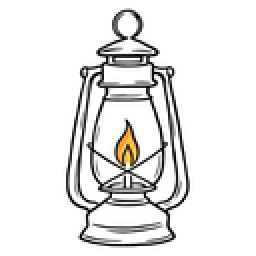
#> input picture src/assets/brand/lantern.png, 128 x 128 px, given in place of lanternflame.png, which was not available (shown 2 times larger)
$ python build-brand.py
#> lines starting #> are read from the running program, lines starting #| are printed output that depends on the picture; pictures that were not available may be replaced by others from this repository, and a replacement may not be noted
"""
Builds the Lantrn brand assets from the source artwork.

    python scripts/build-brand.py

The source is black line art with an amber flame on transparency. Two problems
have to be solved before it can be a logo:

  1. It is mostly empty space, so it reads tiny in a fixed-size slot.
  2. Black linework disappears on the dark theme.

So this crops to the artwork, then produces a dark-theme variant that lightens
the *linework only* — the flame keeps its colour, because the flame is the
brand. A blanket CSS invert would have turned the amber blue.
"""
import os
from PIL import Image

SRC = r'C:\Users\SeanDaniel\Pictures\Lantrn\lanternflame.png'
OUT = os.path.join('public', 'brand')
os.makedirs(OUT, exist_ok=True)

img = Image.open(SRC).convert('RGBA')
#> img is the input picture: PIL image 128x128 RGBA; mean R, G, B, A 1.9, 1.3, 0.5, 23.8

# --- 1. Crop to the artwork ------------------------------------------------
# The source is padded with transparency and/or white. Treat both as empty.
px = img.load()
w, h = img.size
#> w = 128; h = 128
minx, miny, maxx, maxy = w, h, -1, -1
#> minx = 128; miny = 128; maxx = -1; maxy = -1
for y in range(h):
    for x in range(w):
        r, g, b, a = px[x, y]
        # Anything visible and not near-white counts as ink.
        if a > 24 and not (r > 244 and g > 244 and b > 244):
            if x < minx: minx = x
            if x > maxx: maxx = x
            if y < miny: miny = y
            if y > maxy: maxy = y
#> after the loop, maxx = 94; maxy = 123; minx = 33; miny = 4

pad = int(max(maxx - minx, maxy - miny) * 0.04)
#> pad = 4
box = (max(0, minx - pad), max(0, miny - pad), min(w, maxx + pad + 1), min(h, maxy + pad + 1))
#> box = (29, 0, 99, 128)
art = img.crop(box)
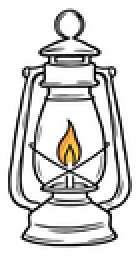
#> art: PIL image 70x128 RGBA (shown 2 times larger); mean R, G, B, A 3.5, 2.3, 0.9, 43.6; transparent parts drawn white
print('cropped %dx%d -> %dx%d' % (w, h, art.width, art.height))
#| cropped 128x128 -> 70x128

# --- 2. Square it, so every slot can be a square ---------------------------
side = max(art.width, art.height)
#> side = 128
square = Image.new('RGBA', (side, side), (0, 0, 0, 0))
#> square: PIL image 128x128 RGBA; every value is 0
square.paste(art, ((side - art.width) // 2, (side - art.height) // 2), art)
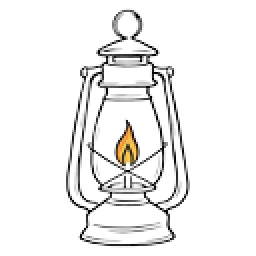
#> square: PIL image 128x128 RGBA (shown 2 times larger); mean R, G, B, A 1.7, 1.1, 0.4, 16.8; transparent parts drawn white

# --- 3. Dark-theme variant -------------------------------------------------
# Lighten only the near-neutral pixels. Saturated pixels are the flame and are
# left exactly as they are.
def for_dark(src, ink=(241, 238, 232)):
#> called with ink = (241, 238, 232)
    out = src.copy()
    p = out.load()
    for y in range(out.height):
        for x in range(out.width):
            r, g, b, a = p[x, y]
            if a == 0:
                continue
            # Absolute colourfulness, not a ratio. Relative saturation is
            # meaningless near black: (2,1,0) computes as fully saturated and
            # every line in the drawing gets mistaken for the flame.
            mx, mn = max(r, g, b), min(r, g, b)
            is_coloured = (mx - mn) >= 30 and mx >= 60
            if not is_coloured:                      # neutral: linework
                lum = (r + g + b) / 3
                t = 1 - (lum / 255)                  # darker source -> lighter ink
                p[x, y] = (
                    int(ink[0] * t + r * (1 - t)),
                    int(ink[1] * t + g * (1 - t)),
                    int(ink[2] * t + b * (1 - t)),
                    a,
                )
    return out

def fill_transparent_rgb(src, rgb):
    """
    Transparent pixels still carry RGB, and a resample blends across the alpha
    edge. With transparent RGB left at black, the pale linework gets dragged
    back to dark on every downscale. Flooding the invisible pixels with the ink
    colour keeps the edges clean.
    """
#> called with rgb = (241, 238, 232)
    out = src.copy()
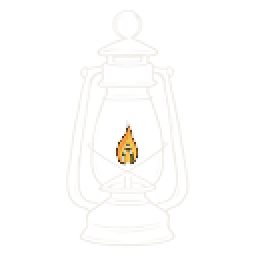
#> out: PIL image 128x128 RGBA (shown 2 times larger); mean R, G, B, A 39.9, 39, 37.4, 16.8; transparent parts drawn white
    p = out.load()
    for y in range(out.height):
        for x in range(out.width):
            r, g, b, a = p[x, y]
            if a == 0:
                p[x, y] = (rgb[0], rgb[1], rgb[2], 0)
    return out


INK_DARK = (241, 238, 232)
dark = fill_transparent_rgb(for_dark(square), INK_DARK)
square = fill_transparent_rgb(square, (23, 21, 15))

# --- 4. Write every size the interface actually asks for -------------------
SRC_OUT = os.path.join('src', 'assets', 'brand')
os.makedirs(SRC_OUT, exist_ok=True)

# Component art is imported rather than served from /public, so that the
# single-file standalone build inlines it instead of requesting a file that
# will not be there. The largest on-screen use is 44px, so 128 is ample and
# keeps the inlined payload small.
targets = [
    (SRC_OUT, 'lantern.png', square, 128),
    (SRC_OUT, 'lantern-dark.png', dark, 128),
    # Favicons and manifest icons are fetched by URL, so these stay in /public.
    (OUT, 'favicon-32.png', square, 32),
    (OUT, 'favicon-32-dark.png', dark, 32),
    (OUT, 'apple-touch-icon.png', square, 180),
    (OUT, 'icon-192.png', square, 192),
    (OUT, 'icon-512.png', square, 512),
]

for folder, name, source, size in targets:
    resized = source.resize((size, size), Image.LANCZOS)
    path = os.path.join(folder, name)
    resized.save(path, 'PNG', optimize=True)
    print('%-34s %4dpx  %6d bytes' % (path, size, os.path.getsize(path)))
#> this loop made 7 passes
#> (folder, name, size) on passes 1 to 7: ('src/assets/brand', 'lantern.png', 128), ('src/assets/brand', 'lantern-dark.png', 128), ('public/brand', 'favicon-32.png', 32), ('public/brand', 'favicon-32-dark.png', 32), ('public/brand', 'apple-touch-icon.png', 180), ('public/brand', 'icon-192.png', 192), ('public/brand', 'icon-512.png', 512)
#| src/assets/brand/lantern.png        128px    7987 bytes
#| src/assets/brand/lantern-dark.png   128px    7232 bytes
#| public/brand/favicon-32.png          32px     981 bytes
#| public/brand/favicon-32-dark.png     32px    1542 bytes
#| public/brand/apple-touch-icon.png   180px   15230 bytes
#| public/brand/icon-192.png           192px   17166 bytes
#| public/brand/icon-512.png           512px   78855 bytes
#> pass 3, `resized = source.resize((size, size), Image.LANCZOS)`:
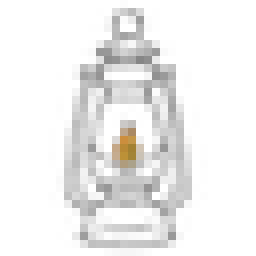
#> resized: PIL image 32x32 RGBA (shown 8 times larger); mean R, G, B, A 2.9, 2.1, 0.9, 17.6; transparent parts drawn white
#> after the loop:
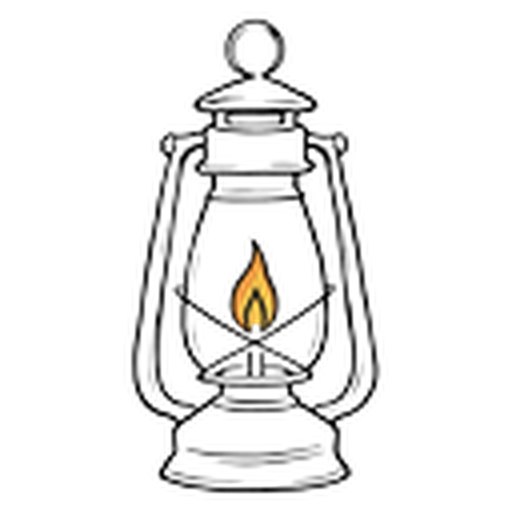
#> resized: PIL image 512x512 RGBA; mean R, G, B, A 1.8, 1.3, 0.5, 17.7; transparent parts drawn white
